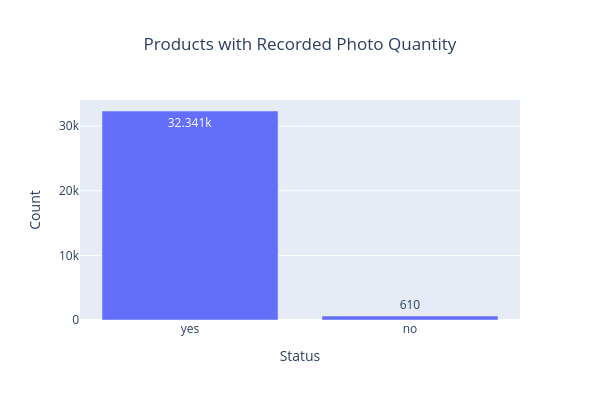

This figure's notebook cell:
### Markdown cell above
##### Product photos Analysis

### Code cell
# Calculating the number of products with and without images and converting them into a DataFrame
not_photo = product['product_photos_qty'].isna().sum()
has_photo = product['product_photos_qty'].notna().sum()

product_photo = pd.DataFrame({
    'Photo_Status' : ['yes', 'no'],
    'count' : [has_photo, not_photo]
})

# Display using a chart to better compare products with and without photos
bar_plot(product_photo['Photo_Status'],
         product_photo['count'],
         'Status','Count', 'Products with Recorded Photo Quantity')

### Figure 1 — Plotly figure (JSON) as saved in the notebook; plotly's stock layout.template omitted (floating-point values rounded to 4 significant figures)
{"data": [{"alignmentgroup": "True", "hovertemplate": "Status=%{x}<br>Count=%{y}<extra></extra>", "legendgroup": "", "marker": {"color": "#636efa", "pattern": {"shape": ""}}, "name": "", "offsetgroup": "", "orientation": "v", "showlegend": false, "textposition": "auto", "texttemplate": "%{y}", "type": "bar", "x": ["yes", "no"], "xaxis": "x", "y": [32341, 610], "yaxis": "y"}], "layout": {"barmode": "relative", "height": 400, "legend": {"tracegroupgap": 0}, "title": {"text": "Products with Recorded Photo Quantity", "x": 0.5}, "width": 600, "xaxis": {"anchor": "y", "domain": [0, 1], "title": {"text": "Status"}}, "yaxis": {"anchor": "x", "domain": [0, 1], "title": {"text": "Count"}}}}
